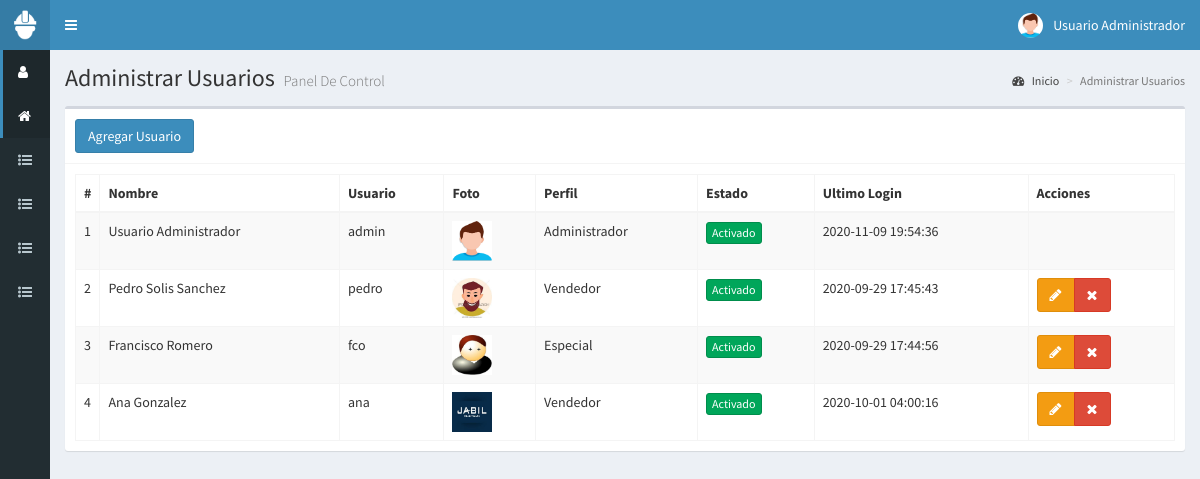
Screenshot of /usuarios (signed in) with the database file from the repository.
### tables this page shows
CREATE TABLE t_Usuarios
(
  id_usuario SMALLINT UNSIGNED PRIMARY KEY AUTO_INCREMENT,
  nombre VARCHAR(45) NOT NULL,
  usuario VARCHAR(45) NOT NULL,
  clave VARCHAR(80) NOT NULL,
  perfil VARCHAR(45) NOT NULL,
  vendedor VARCHAR(45) NULL,
  foto VARCHAR(100) NULL,
  estado TINYINT UNSIGNED DEFAULT 0,
  ultimo_login DATETIME NOT NULL DEFAULT CURRENT_TIMESTAMP,
  fecha DATETIME NOT NULL DEFAULT CURRENT_TIMESTAMP
);

### controladores/plantilla.controlador.php (called while the page is built)
<?php
  class ControladorPlantilla
  {
    static public function ctrPlantilla()
    {
      include "vistas/plantilla.php";
    }
  }

### index.php (called while the page is built, shortened)
<?php
require_once "controladores/plantilla.controlador.php";
require_once "controladores/usuarios.controlador.php";
require_once "controladores/subir-csv.controlador.php";
require_once "modelos/usuarios.modelo.php";
$plantilla = new ControladorPlantilla();
$plantilla->ctrPlantilla();

### controladores/usuarios.controlador.php (called while the page is built, shortened)
<?php
  class  ControladorUsuarios
  {
		static public function ctrMostrarUsuarios($item,$valor)
		{
			$tabla = "t_Usuarios";
			$respuesta = ModeloUsuarios::mdlMostrarUsuarios($tabla,$item,$valor);
			return $respuesta;
		}
  }
?>

### modelos/conexion.php (called while the page is built)
<?php
  class Conexion
  {
    static public function conectar()
    {
      $link = new PDO("mysql:host=localhost;dbname=bd_responsivas",
                      "usuario_responsiva",
											"responsivas-2020");
			$mitz="America/Tijuana";
			$tz = (new DateTime('now', new DateTimeZone($mitz)))->format('P');
			$link->exec("SET time_zone='$tz';");
      $link->exec("set names utf8");
      return $link;
    }
  }
?>

### modelos/usuarios.modelo.php (called while the page is built, shortened)
<?php
  require_once "conexion.php";
  class ModeloUsuarios
  {
    static public function mdlMostrarUsuarios($tabla,$item,$valor)
    {
			if ($item != null)
			{
				$stmt = Conexion::conectar()->prepare("SELECT * FROM $tabla WHERE $item = :$item");
				$stmt->bindParam(":".$item,$valor, PDO::PARAM_STR);
				$stmt->execute();
				return $stmt->fetch();
			}
			else
			{
				$stmt = Conexion::conectar()->prepare("SELECT * FROM $tabla ");
				$stmt->execute();
				return $stmt->fetchAll();
			}
		}
  }
?>

### vistas/modulos/usuarios.php (the view, shortened to what this page needs)
<div class="content-wrapper">
  <section class="content-header">
    <h1>
      Administrar Usuarios
      <small>Panel De Control</small>
    </h1>
    <ol class="breadcrumb">
      <li><a href="inicio"><i class="fa fa-dashboard"></i> Inicio</a></li>
      <li class="active">Administrar Usuarios</li>
    </ol>
  </section>
  <section class="content">
    <div class="box">
      <div class="box-header with-border">
        <button class="btn btn-primary"  data-toggle="modal" data-target="#modalAgregarUsuario">
          Agregar Usuario
        </button>
      </div>
      <div class="box-body">
        <table class="table table-bordered table-striped dt-responsive tablas" width="100%">
          <thead>
            <tr>
              <th style="width:10px">#</th>
              <th>Nombre</th>
              <th>Usuario</th>
              <th>Foto</th>
              <th>Perfil</th>
              <th>Estado</th>
              <th>Ultimo Login</th>
              <th>Acciones </th>
            </tr>
          </thead>
          <tbody>
					<?php
						$item = null;
						$valor = null;
						$usuarios = ControladorUsuarios::ctrMostrarUsuarios($item,$valor);
						foreach ($usuarios as $key => $value)
						{
							echo '<tr>
									<td>'.($key+1).'</td>
									<td>'.$value["nombre"].'</td>
									<td>'.$value["usuario"].'</td>
									';
									if ($value["foto"] != "")
									{
										echo '<td><img src="'.$value["foto"].'" class="ing-thumbnail" width="40px"></td>
										';
									}
									else
									{
										echo '<td><img src="vistas/img/usuarios/default/anonymous.png" class="img-thumbnail" width="40px"></td>';
									}
									echo '<td>'.$value["perfil"].'</td>';
									if ($value["estado"] != 0)
									{
										echo ' <td><button class="btn btn-success btn-xs btnActivar" idUsuario="'.$value["id_usuario"].'" estadoUsuario="0" >Activado</button></td>';
									}
									else
									{
										echo ' <td><button class="btn btn-danger btn-xs btnActivar" idUsuario="'.$value["id_usuario"].'" estadoUsuario= "1">Desactivado</button></td>';
									}
									echo '<td>'.$value["ultimo_login"].'</td>
									<td>
										<div class="btn-group">
											<!-- Para utilizar una ventana de tipo modal, "data-toggle"= Para activar ventana Modal; "data-target=#modalEditarUsario" = Se indica en donde se activara la ventana esta
											 "#modalEditarUsuario" se define mas adelante en el archivo., btnEditarUsuario, idUsuario= ... Se utiliza Javascript para utilizar AJAX y conectarse a la base de datos, en el archivo "usuario.js", en este archivo se crea un evento $(".btnEditarUsuario").click... -->';
											if ($value["id_usuario"] != 1)
											{
												echo '<button class="btn btn-warning btnEditarUsuario" idUsuario="'.$value["id_usuario"].'" data-toggle="modal" data-target= "#modalEditarUsuario" ><i class="fa fa-pencil"></i></button>';
											}
											if ($_SESSION["perfil"] == "Administrador" && $value["id_usuario"] != 1)
											{
												echo '
												<button class="btn btn-danger btnEliminarUsuario" idUsuario="'.$value["id_usuario"].'" fotoUsuario="'.$value["foto"].'" usuario="'.$value["usuario"].'"><i class="fa fa-times"></i></button>';
											}
										echo '</div>
									</td>
						</tr> ';
						}
					?>
          </tbody>
        </table>
      </div>
    </div>
  </section>
</div>

### vistas/plantilla.php (shortened to what this page needs)
<!DOCTYPE html>
<html>
<head>
  <link rel="stylesheet" href="vistas/bower_components/bootstrap/dist/css/bootstrap.min.css">
  <link rel="stylesheet" href="vistas/bower_components/font-awesome/css/font-awesome.min.css">
  <link rel="stylesheet" href="vistas/bower_components/Ionicons/css/ionicons.min.css">
  <link rel="stylesheet" href="vistas/dist/css/AdminLTE.css">
  	<link rel="stylesheet" href="vistas/dist/css/skins/_all-skins.min.css">
  <link rel="stylesheet" href="vistas/bower_components/datatables.net-bs/css/dataTables.bootstrap.min.css">
  <link rel="stylesheet" href="vistas/bower_components/datatables.net-bs/css/responsive.bootstrap.min.css">
  <link rel="stylesheet" href="vistas/bower_components/bootstrap-daterangepicker/daterangepicker.css">
		<link rel="stylesheet" href="vistas/bower_components/morris.js/morris.css">
		<link rel="stylesheet" href="vistas/plugins/sweetalert2/sweetalert2.css">
	<link rel="stylesheet" href="vistas/plugins/iCheck/all.css">
</head>
<body class="hold-transition skin-blue sidebar-collapse sidebar-mini login-page">
  <?php
    if (isset($_SESSION["iniciarSesion"]) && $_SESSION["iniciarSesion"] == "ok")
    {
      echo '<div class="wrapper">';
        include "modulos/cabezote.php";
        include "modulos/menu.php";
        if (isset($_GET["ruta"]))
        {
          if ($_GET["ruta"]=="inicio" || $_GET["ruta"]=="usuarios" || $_GET["ruta"]=="perifericos" || $_GET["ruta"]=="productos" || $_GET["ruta"]=="clientes"|| $_GET["ruta"]=="responsivas" || $_GET["ruta"]=="cap-responsiva" || $_GET["ruta"]=="editar-responsiva" || $_GET["ruta"]=="crear-venta" || $_GET["ruta"]=="editar-responsiva" || $_GET["ruta"]=="marcas" || $_GET["ruta"]=="linea" ||  $_GET["ruta"]=="Modelos" || $_GET["ruta"]=="ubicaciones" ||  $_GET["ruta"]=="supervisores" || $_GET["ruta"]=="puestos" || $_GET["ruta"]=="deptos" || $_GET["ruta"]=="empleados" || $_GET["ruta"]=="reportes" || $_GET["ruta"]=="respaldo_bd" || $_GET["ruta"]=="edo-epo" || $_GET["ruta"]=="almacen" || $_GET["ruta"]=="cintas"|| $_GET["ruta"]=="centro-costos" || $_GET["ruta"]=="telefonia" || $_GET["ruta"]=="plan-telefonia"  || $_GET["ruta"]=="subir_cintas" || $_GET["ruta"]=="importar_cintas" || $_GET["ruta"]=="salir")
          {
            include "modulos/".$_GET["ruta"].".php";
          }
          else
          {
            include "modulos/404.php";
          }
        }
        else
        {
          include "modulos/404.php";
        }
      echo '</div> ';
    }
    else
    {
      include "modulos/login.php";
    }
  ?>
</body>
</html>

### vistas/modulos/cabezote.php (shortened to what this page needs)
<header class= "main-header">
  <a href= "inicio" class="logo">
    <span class="logo-mini">
      <img src="vistas/img/plantilla/icono-blanco.png" class="img-responsive" style="padding:10px" >
    </span>
  </a>
  <nav class="navbar navbar-static-top" role="navigation">
      <a href="#" class="sidebar-toggle" data-toggle="push-menu" role="button">
      </a>
      <div class="navbar-custom-menu">
        <ul class="nav navbar-nav">
          <li class="dropdown user user-menu">
            <a href="#" class="dropdown-toggle" data-toggle="dropdown">
						<?php
							if ($_SESSION["foto"] != "")
							{
								echo '<img src="'.$_SESSION["foto"].'" class="user-image">';
							}
							else
							{
								echo '<img src= "vistas/img/usuarios/default/anonymous.png" class="user-image">';
							}
						?>
              <span class="hidden-xs"><?php echo $_SESSION["nombre"]; ?> </span>
            </a>
          </li>
        </ul>
      </div>
  </nav>
</header>

### vistas/modulos/menu.php
<aside class="main-sidebar">
  <section class="sidebar">
    <ul class="sidebar-menu">
			<?php
				if ($_SESSION["perfil"] == "Administrador")
				{
					echo '
						<li class="active">
							<a href="usuarios">
								<i class="fa fa-user"></i>
								<span>Usuarios</span>
							</a>
						</li>
						<li class="active">
							<a href="cintas">
								<i class="fa fa-home"></i>
								<span>Cintas</span>
							</a>
						</li>';
				}
				if ( $_SESSION["perfil"] == "Operador" || $_SESSION["perfil"] == "Administrador" || $_SESSION["perfil"] == "Supervisor" )
				{
					echo '
						<li class="treeview">
							<a href="empleados">
								<i class="fa fa-list-ul"></i>
								<span>Capturar Empleados</span>
								<span class="pull-right-container">
									<i class="fa fa-angle-left pull-right"></i>
								</span>
							</a>
								<ul class="treeview-menu">
									<li>
										<a href="ubicaciones">
											<i class="fa fa-circle-o"></i>
											<span>Ubicacion</span>
										</a>
									</li>
									<li>
										<a href="puestos">
											<i class="fa fa-circle-o"></i>
											<span>Puestos</span>
										</a>
									</li>
									<li>
										<a href="supervisores">
											<i class="fa fa-circle-o"></i>
											<span>Supervisor</span>
										</a>
									</li>
									<li>
										<a href="deptos">
											<i class="fa fa-circle-o"></i>
											<span>Departamentos</span>
										</a>
									</li>
									<li>
										<a href="centro-costos">
											<i class="fa fa-circle-o"></i>
											<span>Centro De Costos</span>
										</a>
									</li>
									<li>
										<a href="empleados">
											<i class="fa fa-circle-o"></i>
											<span>Empleados</span>
										</a>
									</li>
								</ul>
						</li> ';
					echo '
							<li class="treeview">
								<a href="productos">
									<i class="fa fa-list-ul"></i>
									<span>Capturar Productos</span>
									<span class="pull-right-container">
										<i class="fa fa-angle-left pull-right"></i>
									</span>
								</a>
								<ul class="treeview-menu">
									<li>
										<a href="almacen">
											<i class="fa fa-circle-o"></i>
											<span>Almacen</span>
										</a>
									</li>
									<li>
										<a href="edo-epo">
											<i class="fa fa-circle-o"></i>
											<span>Estado Equipo</span>
										</a>
									</li>
									<li>
										<a href="marcas">
											<i class="fa fa-circle-o"></i>
											<span>Marca</span>
										</a>
									</li>
									<li>
										<a href="Modelos">
											<i class="fa fa-circle-o"></i>
											<span>Modelos</span>
										</a>
									</li>
									<li>
										<a href="perifericos">
											<i class="fa fa-circle-o"></i>
											<span>Perifericos</span>
										</a>
									</li>
									<li>
										<a href="linea">
											<i class="fa fa-circle-o"></i>
											<span>Linea Produccion</span>
										</a>
									</li>
									<li>
										<a href="telefonia">
											<i class="fa fa-circle-o"></i>
											<span>Cia Telefonica</span>
										</a>
									</li>
									<li>
										<a href="plan-telefonia">
											<i class="fa fa-circle-o"></i>
											<span>Plan Telefonia</span>
										</a>
									</li>
									<li>
										<a href="productos">
											<i class="fa fa-circle-o"></i>
											<span>Alta Producto</span>
										</a>
									</li>
								</ul>
						</li> ';
					echo '
						<li class="treeview">
							<a href="responsivas">
								<i class="fa fa-list-ul"></i>
								<span>Administrar Responsivas</span>
								<span class="pull-right-container">
									<i class="fa fa-angle-left pull-right"></i>
								</span>
							</a>
							<ul class="treeview-menu">
								<li>
									<a href="almacen">
										<i class="fa fa-circle-o"></i>
										<span>Almacen</span>
									</a>
								</li>
								<li>
									<a href="empleados">
										<i class="fa fa-circle-o"></i>
										<span>Empleados</span>
									</a>
								</li>
								<li>
									<a href="productos">
										<i class="fa fa-circle-o"></i>
										<span>Productos</span>
									</a>
								</li>
								<li>
									<a href="usuarios">
										<i class="fa fa-circle-o"></i>
										<span>Usuarios</span>
									</a>
								</li>
								<li>
									<a href="responsivas">
										<i class="fa fa-circle-o"></i>
										<span>Capturar Responsivas</span>
									</a>
								</li>
							</ul>
						</li> ';
				}
				if ($_SESSION["perfil"] == "Supervisor" || $_SESSION["perfil"] == "Administrador")
				{
					echo '
					<li class="treeview">
						<a href="#">
							<i class="fa fa-list-ul"></i>
							<span>Reportes Varios</span>
							<span class="pull-right-container">
								<i class="fa fa-angle-left pull-right"></i>
							</span>
						</a>
						<ul class="treeview-menu">
							<li>
								<a href="https://www.miportalweb.org/responsivas/extensiones/fpdf183/reportes/rep_empleados.php" target="_blank">
									<i class="fa fa-circle-o"></i>
									<span>Empleados</span>
								</a>
							</li>
							<li>
								<a href="reportes" target="_blank">
									<i class="fa fa-circle-o"></i>
									<span>Reportes</span>
								</a>
							</li>
						</ul>
					</li> ';
				}
			?>
    </ul>
  </section>
</aside>

### rows the page displays
t_usuarios: nombre "Usuario Administrador", usuario "admin", foto (picture), perfil "Administrador", ultimo_login "2020-11-09 19:54:36"
t_usuarios: nombre "Pedro Solis Sanchez", usuario "pedro", foto (picture), perfil "Vendedor", ultimo_login "2020-09-29 17:45:43"
t_usuarios: nombre "Francisco Romero", usuario "fco", foto (picture), perfil "Especial", ultimo_login "2020-09-29 17:44:56"
t_usuarios: nombre "Ana Gonzalez", usuario "ana", foto (picture), perfil "Vendedor", ultimo_login "2020-10-01 04:00:16"

### other values shown
$_SESSION["nombre"] "Usuario Administrador"
